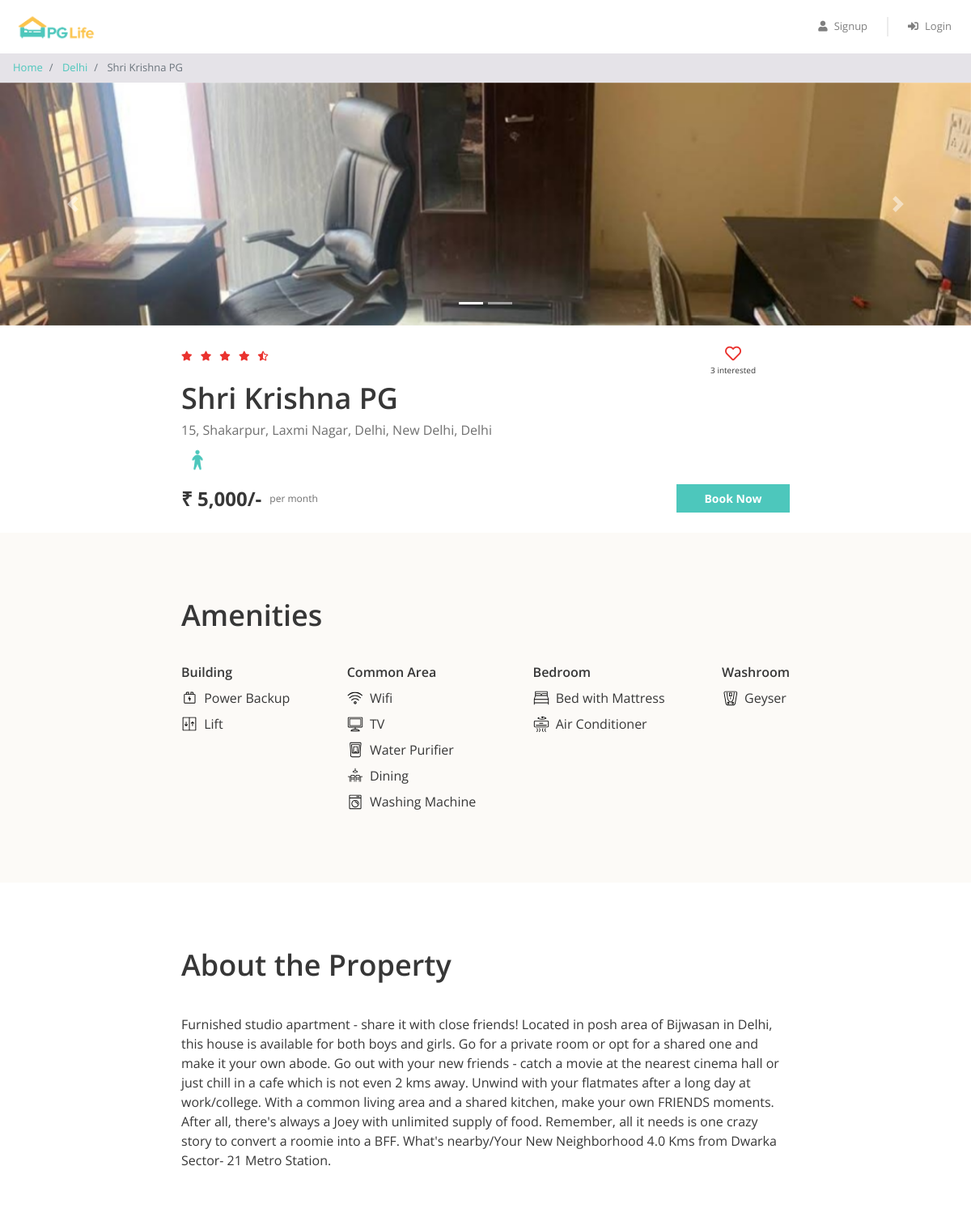
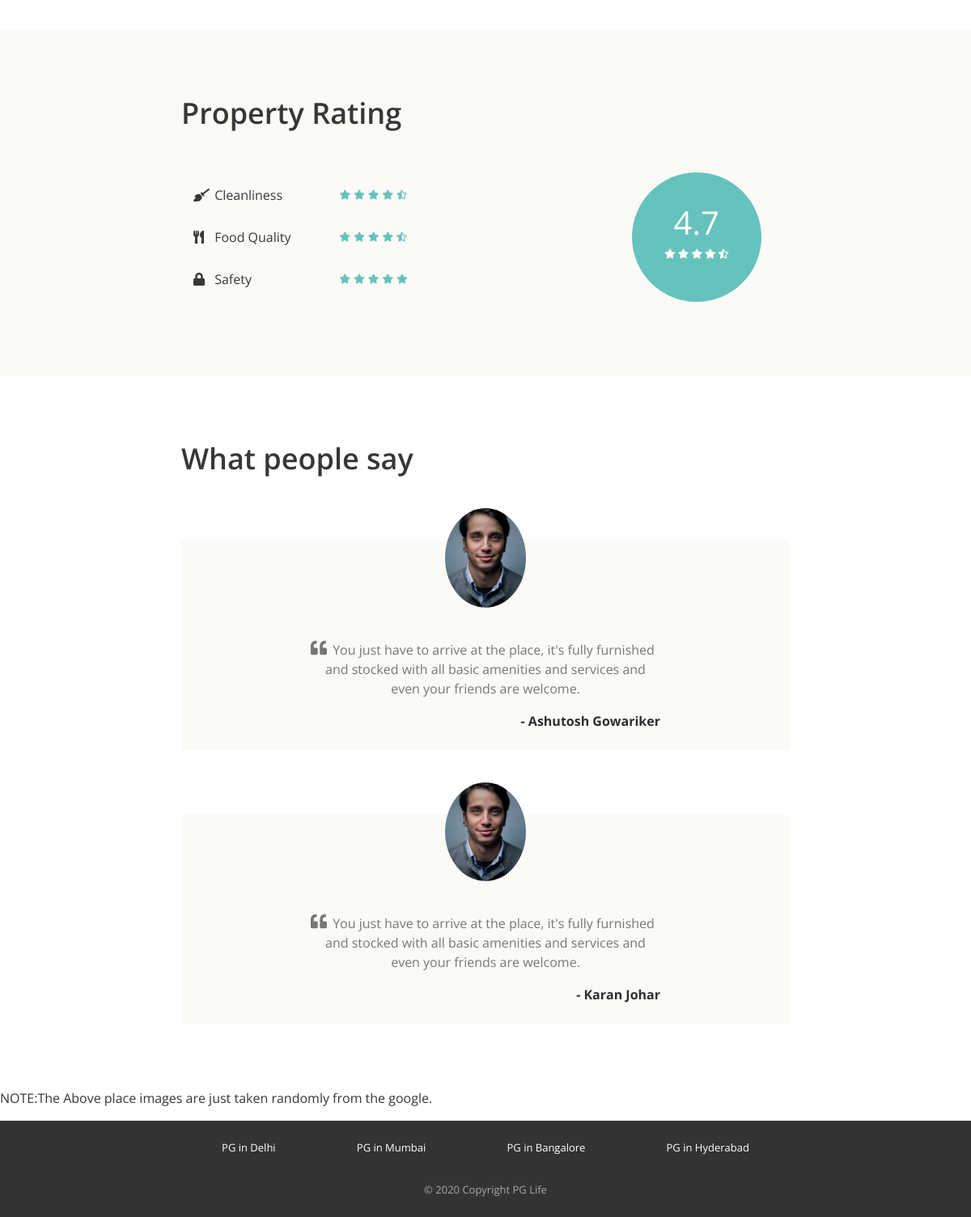
The page /property_detail.php?property_id=1 on the database its author committed (2 pictures, top to bottom).
### tables this page shows
CREATE TABLE `properties` (
  `id` int(11) NOT NULL,
  `city_id` int(11) NOT NULL,
  `name` varchar(100) NOT NULL,
  `address` varchar(255) NOT NULL,
  `description` longtext NOT NULL,
  `gender` enum('male','female','unisex') NOT NULL,
  `rent` int(11) NOT NULL,
  `rating_clean` float(2,1) NOT NULL,
  `rating_food` float(2,1) NOT NULL,
  `rating_safety` float(2,1) NOT NULL
);

CREATE TABLE `cities` (
  `id` int(11) NOT NULL,
  `name` varchar(100) NOT NULL
);

CREATE TABLE `amenities` (
  `id` int(11) NOT NULL,
  `name` varchar(100) NOT NULL,
  `type` varchar(100) NOT NULL,
  `icon` varchar(30) NOT NULL
);

CREATE TABLE `testimonials` (
  `id` int(11) NOT NULL,
  `property_id` int(11) NOT NULL,
  `user_name` varchar(100) NOT NULL,
  `content` longtext NOT NULL
);

### property_detail.php (the view, shortened to what this page needs)
<?php
require "includes/database_connect.php";
$property_id = $_GET["property_id"];
$sql_1 = "SELECT *, p.id AS property_id, p.name AS property_name, c.name AS city_name
            FROM properties p
            INNER JOIN cities c ON p.city_id = c.id
            WHERE p.id = $property_id";
$result_1 = mysqli_query($conn, $sql_1);
$property = mysqli_fetch_assoc($result_1);
$sql_2 = "SELECT * FROM testimonials WHERE property_id = $property_id";
$result_2 = mysqli_query($conn, $sql_2);
$testimonials = mysqli_fetch_all($result_2, MYSQLI_ASSOC);
$sql_3 = "SELECT a.*
            FROM amenities a
            INNER JOIN properties_amenities pa ON a.id = pa.amenity_id
            WHERE pa.property_id = $property_id";
$result_3 = mysqli_query($conn, $sql_3);
$amenities = mysqli_fetch_all($result_3, MYSQLI_ASSOC);
$sql_4 = "SELECT * FROM interested_users_properties WHERE property_id = $property_id";
$result_4 = mysqli_query($conn, $sql_4);
$interested_users_count = mysqli_num_rows($result_4);
?>
<!DOCTYPE html>
<html lang="en">
<head>
    <?php
    include "includes/head_links.php";
    ?>
    <link href="css/property_detail.css" rel="stylesheet" />
</head>
<body>
    <?php
    include "includes/header.php";
    ?>
    <nav aria-label="breadcrumb">
        <ol class="breadcrumb py-2">
            <li class="breadcrumb-item">
                <a href="index.php">Home</a>
            </li>
            <li class="breadcrumb-item">
                <a href="property_list.php?city=<?= $property['city_name']; ?>"><?= $property['city_name']; ?></a>
            </li>
            <li class="breadcrumb-item active" aria-current="page">
                <?= $property['property_name']; ?>
            </li>
        </ol>
    </nav>
    <div id="property-images" class="carousel slide" data-ride="carousel">
        <ol class="carousel-indicators">
            <?php
            $property_images = glob("img/properties/" . $property['property_id'] . "/*");
            foreach ($property_images as $index => $property_image) {
            ?>
                <li data-target="#property-images" data-slide-to="<?= $index ?>" class="<?= $index == 0 ? "active" : ""; ?>"></li>
            <?php
            }
            ?>
        </ol>
        <div class="carousel-inner">
            <?php
            foreach ($property_images as $index => $property_image) {
            ?>
                <div class="carousel-item <?= $index == 0 ? "active" : ""; ?>">
                    <img class="d-block w-100" src="<?= $property_image ?>" alt="slide">
                </div>
            <?php
            }
            ?>
        </div>
        <a class="carousel-control-prev" href="#property-images" role="button" data-slide="prev">
            <span class="carousel-control-prev-icon" aria-hidden="true"></span>
        </a>
        <a class="carousel-control-next" href="#property-images" role="button" data-slide="next">
            <span class="carousel-control-next-icon" aria-hidden="true"></span>
        </a>
    </div>
    <div class="property-summary page-container">
        <div class="row no-gutters justify-content-between">
            <?php
            $total_rating = ($property['rating_clean'] + $property['rating_food'] + $property['rating_safety']) / 3;
            $total_rating = round($total_rating, 1);
            ?>
            <div class="star-container" title="<?= $total_rating ?>">
                <?php
                $rating = $total_rating;
                for ($i = 0; $i < 5; $i++) {
                    if ($rating >= $i + 0.8) {
                ?>
                        <i class="fas fa-star"></i>
                    <?php
                    } elseif ($rating >= $i + 0.3) {
                    ?>
                        <i class="fas fa-star-half-alt"></i>
                    <?php
                    } else {
                    ?>
                        <i class="far fa-star"></i>
                <?php
                    }
                }
                ?>
            </div>
            <div class="interested-container">
                <?php
                $is_interested = false;
                if ($is_interested) {
                ?>
                    <i class="is-interested-image fas fa-heart"></i>
                <?php
                } else {
                ?>
                    <i class="is-interested-image far fa-heart"></i>
                <?php
                }
                ?>
                <div class="interested-text">
                    <span class="interested-user-count"><?= $interested_users_count ?></span> interested
                </div>
            </div>
        </div>
        <div class="detail-container">
            <div class="property-name"><?= $property['property_name'] ?></div>
            <div class="property-address"><?= $property['address'] ?></div>
            <div class="property-gender">
                <?php
                if ($property['gender'] == "male") {
                ?>
                    <img src="img/male.png">
                <?php
                } elseif ($property['gender'] == "female") {
                ?>
                    <img src="img/female.png">
                <?php
                } else {
                ?>
                    <img src="img/unisex.png">
                <?php
                }
                ?>
            </div>
        </div>
        <div class="row no-gutters">
            <div class="rent-container col-6">
                <div class="rent">₹ <?= number_format($property['rent']) ?>/-</div>
                <div class="rent-unit">per month</div>
            </div>
            <div class="button-container col-6">
                <a href="#" target="_blank" class="btn btn-primary">Book Now</a>
            </div>
        </div>
    </div>
    <div class="property-amenities">
        <div class="page-container">
            <h1>Amenities</h1>
            <div class="row justify-content-between">
                <div class="col-md-auto">
                    <h5>Building</h5>
                    <?php
                    foreach ($amenities as $amenity) {
                        if ($amenity['type'] == "Building") {
                    ?>
                            <div class="amenity-container">
                                <img src="img/amenities/<?= $amenity['icon'] ?>.svg">
                                <span><?= $amenity['name'] ?></span>
                            </div>
                    <?php
                        }
                    }
                    ?>
                </div>
                <div class="col-md-auto">
                    <h5>Common Area</h5>
                    <?php
                    foreach ($amenities as $amenity) {
                        if ($amenity['type'] == "Common Area") {
                    ?>
                            <div class="amenity-container">
                                <img src="img/amenities/<?= $amenity['icon'] ?>.svg">
                                <span><?= $amenity['name'] ?></span>
                            </div>
                    <?php
                        }
                    }
                    ?>
                </div>
                <div class="col-md-auto">
                    <h5>Bedroom</h5>
                    <?php
                    foreach ($amenities as $amenity) {
                        if ($amenity['type'] == "Bedroom") {
                    ?>
                            <div class="amenity-container">
                                <img src="img/amenities/<?= $amenity['icon'] ?>.svg">
                                <span><?= $amenity['name'] ?></span>
                            </div>
                    <?php
                        }
                    }
                    ?>
                </div>
                <div class="col-md-auto">
                    <h5>Washroom</h5>
                    <?php
                    foreach ($amenities as $amenity) {
                        if ($amenity['type'] == "Washroom") {
                    ?>
                            <div class="amenity-container">
                                <img src="img/amenities/<?= $amenity['icon'] ?>.svg">
                                <span><?= $amenity['name'] ?></span>
                            </div>
                    <?php
                        }
                    }
                    ?>
                </div>
            </div>
        </div>
    </div>
    <div class="property-about page-container">
        <h1>About the Property</h1>
        <p><?= $property['description'] ?></p>
    </div>
    <div class="property-rating">
        <div class="page-container">
            <h1>Property Rating</h1>
            <div class="row align-items-center justify-content-between">
                <div class="col-md-6">
                    <div class="rating-criteria row">
                        <div class="col-6">
                            <i class="rating-criteria-icon fas fa-broom"></i>
                            <span class="rating-criteria-text">Cleanliness</span>
                        </div>
                        <div class="rating-criteria-star-container col-6" title="<?= $property['rating_clean'] ?>">
                            <?php
                            $rating = $property['rating_clean'];
                            for ($i = 0; $i < 5; $i++) {
                                if ($rating >= $i + 0.8) {
                            ?>
                                    <i class="fas fa-star"></i>
                                <?php
                                } elseif ($rating >= $i + 0.3) {
                                ?>
                                    <i class="fas fa-star-half-alt"></i>
                                <?php
                                } else {
                                ?>
                                    <i class="far fa-star"></i>
                            <?php
                                }
                            }
                            ?>
                        </div>
                    </div>
                    <div class="rating-criteria row">
                        <div class="col-6">
                            <i class="rating-criteria-icon fas fa-utensils"></i>
                            <span class="rating-criteria-text">Food Quality</span>
                        </div>
                        <div class="rating-criteria-star-container col-6" title="<?= $property['rating_food'] ?>">
                            <?php
                            $rating = $property['rating_food'];
                            for ($i = 0; $i < 5; $i++) {
                                if ($rating >= $i + 0.8) {
                            ?>
                                    <i class="fas fa-star"></i>
                                <?php
                                } elseif ($rating >= $i + 0.3) {
                                ?>
                                    <i class="fas fa-star-half-alt"></i>
                                <?php
                                } else {
                                ?>
                                    <i class="far fa-star"></i>
                            <?php
                                }
                            }
                            ?>
                        </div>
                    </div>
                    <div class="rating-criteria row">
                        <div class="col-6">
                            <i class="rating-criteria-icon fa fa-lock"></i>
                            <span class="rating-criteria-text">Safety</span>
                        </div>
                        <div class="rating-criteria-star-container col-6" title="<?= $property['rating_safety'] ?>">
                            <?php
                            $rating = $property['rating_safety'];
                            for ($i = 0; $i < 5; $i++) {
                                if ($rating >= $i + 0.8) {
                            ?>
                                    <i class="fas fa-star"></i>
                                <?php
                                } elseif ($rating >= $i + 0.3) {
                                ?>
                                    <i class="fas fa-star-half-alt"></i>
                                <?php
                                } else {
                                ?>
                                    <i class="far fa-star"></i>
                            <?php
                                }
                            }
                            ?>
                        </div>
                    </div>
                </div>
                <div class="col-md-4">
                    <div class="rating-circle">
                        <?php
                        $total_rating = ($property['rating_clean'] + $property['rating_food'] + $property['rating_safety']) / 3;
                        $total_rating = round($total_rating, 1);
                        ?>
                        <div class="total-rating"><?= $total_rating ?></div>
                        <div class="rating-circle-star-container">
                            <?php
                            $rating = $total_rating;
                            for ($i = 0; $i < 5; $i++) {
                                if ($rating >= $i + 0.8) {
                            ?>
                                    <i class="fas fa-star"></i>
                                <?php
                                } elseif ($rating >= $i + 0.3) {
                                ?>
                                    <i class="fas fa-star-half-alt"></i>
                                <?php
                                } else {
                                ?>
                                    <i class="far fa-star"></i>
                            <?php
                                }
                            }
                            ?>
                        </div>
                    </div>
                </div>
            </div>
        </div>
    </div>
    <div class="property-testimonials page-container">
        <h1>What people say</h1>
        <?php
        foreach ($testimonials as $testimonial) {
        ?>
            <div class="testimonial-block">
                <div class="testimonial-image-container">
                    <img class="testimonial-img" src="img/man1.png">
                </div>
                <div class="testimonial-text">
                    <i class="fa fa-quote-left" aria-hidden="true"></i>
                    <p><?= $testimonial['content'] ?></p>
                </div>
                <div class="testimonial-name">- <?= $testimonial['user_name'] ?></div>
            </div>
        <?php
        }
        ?>
    </div>
    <div class="note1">
        <p>NOTE:The Above place images are just taken randomly from the google.</p>
    </div>
    <?php
    include "includes/footer.php";
    ?>
</body>
</html>

### rows shown on the page
properties: city.name "Delhi", name "Shri Krishna PG", address "15, Shakarpur, Laxmi Nagar, Delhi, New Delhi, Delhi", rent "5,000", description "Furnished studio apartment - share it with close friends! Located in posh area of Bijwasan in Delhi, this house is available for both boys and girls. Go for a private room or opt for a shared one and make it your own abode. Go out with your new friends - catch a movie at the nearest cinema hall or just chill in a cafe which is not even 2 kms away. Unwind with your flatmates after a long day at work/college. With a common living area and a shared kitchen, make your own FRIENDS moments. After all, there's always a Joey with unlimited supply of food. Remember, all it needs is one crazy story to convert a roomie into a BFF. What's nearby/Your New Neighborhood 4.0 Kms from Dwarka Sector- 21…", rating_food "4.7"
amenities: icon (picture), name "Power Backup"
amenities: icon (picture), name "Lift"
amenities: icon (picture), name "Wifi"
amenities: shows a picture, name "TV"
amenities: icon (picture), name "Water Purifier"
amenities: icon (picture), name "Dining"
amenities: icon (picture), name "Washing Machine"
amenities: shows a picture, name "Bed with Mattress"
amenities: shows a picture, name "Air Conditioner"
amenities: icon (picture), name "Geyser"
testimonials: content "You just have to arrive at the place, it's fully furnished and stocked with all basic amenities and services and even your friends are welcome.", user_name "Ashutosh Gowariker"
testimonials: content "You just have to arrive at the place, it's fully furnished and stocked with all basic amenities and services and even your friends are welcome.", user_name "Karan Johar"

### other values the page prints
$interested_users_count "3"
